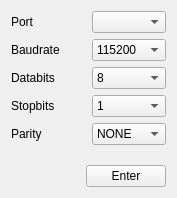
<?xml version="1.0" encoding="UTF-8"?>
<ui version="4.0">
 <class>Form</class>
 <widget class="QWidget" name="Form">
  <property name="windowModality">
   <enum>Qt::WindowModal</enum>
  </property>
  <property name="geometry">
   <rect>
    <x>0</x>
    <y>0</y>
    <width>177</width>
    <height>198</height>
   </rect>
  </property>
  <property name="windowTitle">
   <string>Form</string>
  </property>
  <layout class="QGridLayout" name="gridLayout">
   <item row="0" column="0">
    <layout class="QVBoxLayout" name="verticalLayout">
     <item>
      <layout class="QHBoxLayout" name="horizontalLayout">
       <item>
        <widget class="QLabel" name="label">
         <property name="text">
          <string>Port</string>
         </property>
        </widget>
       </item>
       <item>
        <widget class="QComboBox" name="comboBoxPort"/>
       </item>
      </layout>
     </item>
     <item>
      <layout class="QHBoxLayout" name="horizontalLayout_6">
       <item>
        <widget class="QLabel" name="label_5">
         <property name="text">
          <string>Baudrate</string>
         </property>
        </widget>
       </item>
       <item>
        <widget class="QComboBox" name="comboBoxBaudrate">
         <item>
          <property name="text">
           <string>115200</string>
          </property>
         </item>
         <item>
          <property name="text">
           <string>57600</string>
          </property>
         </item>
         <item>
          <property name="text">
           <string>38400</string>
          </property>
         </item>
         <item>
          <property name="text">
           <string>19200</string>
          </property>
         </item>
         <item>
          <property name="text">
           <string>9600</string>
          </property>
         </item>
         <item>
          <property name="text">
           <string>4800</string>
          </property>
         </item>
         <item>
          <property name="text">
           <string>2400</string>
          </property>
         </item>
         <item>
          <property name="text">
           <string>1200</string>
          </property>
         </item>
        </widget>
       </item>
      </layout>
     </item>
     <item>
      <layout class="QHBoxLayout" name="horizontalLayout_2">
       <item>
        <widget class="QLabel" name="label_2">
         <property name="text">
          <string>Databits</string>
         </property>
        </widget>
       </item>
       <item>
        <widget class="QComboBox" name="comboBoxDatabit">
         <item>
          <property name="text">
           <string>8</string>
          </property>
         </item>
         <item>
          <property name="text">
           <string>7</string>
          </property>
         </item>
         <item>
          <property name="text">
           <string>6</string>
          </property>
         </item>
         <item>
          <property name="text">
           <string>5</string>
          </property>
         </item>
        </widget>
       </item>
      </layout>
     </item>
     <item>
      <layout class="QHBoxLayout" name="horizontalLayout_3">
       <item>
        <widget class="QLabel" name="label_3">
         <property name="text">
          <string>Stopbits</string>
         </property>
        </widget>
       </item>
       <item>
        <widget class="QComboBox" name="comboBoxStopbit">
         <item>
          <property name="text">
           <string>1</string>
          </property>
         </item>
         <item>
          <property name="text">
           <string>2</string>
          </property>
         </item>
        </widget>
       </item>
      </layout>
     </item>
     <item>
      <layout class="QHBoxLayout" name="horizontalLayout_4">
       <item>
        <widget class="QLabel" name="label_4">
         <property name="text">
          <string>Parity</string>
         </property>
        </widget>
       </item>
       <item>
        <widget class="QComboBox" name="comboBoxParity">
         <item>
          <property name="text">
           <string>NONE</string>
          </property>
         </item>
         <item>
          <property name="text">
           <string>EVEN</string>
          </property>
         </item>
         <item>
          <property name="text">
           <string>ODD</string>
          </property>
         </item>
        </widget>
       </item>
      </layout>
     </item>
     <item>
      <spacer name="verticalSpacer">
       <property name="orientation">
        <enum>Qt::Vertical</enum>
       </property>
       <property name="sizeHint" stdset="0">
        <size>
         <width>17</width>
         <height>33</height>
        </size>
       </property>
      </spacer>
     </item>
     <item>
      <layout class="QHBoxLayout" name="horizontalLayout_5">
       <item>
        <spacer name="horizontalSpacer">
         <property name="orientation">
          <enum>Qt::Horizontal</enum>
         </property>
         <property name="sizeHint" stdset="0">
          <size>
           <width>40</width>
           <height>20</height>
          </size>
         </property>
        </spacer>
       </item>
       <item>
        <widget class="QPushButton" name="pushButtonEnter">
         <property name="text">
          <string>Enter</string>
         </property>
        </widget>
       </item>
      </layout>
     </item>
    </layout>
   </item>
  </layout>
 </widget>
 <resources/>
 <connections/>
</ui>
